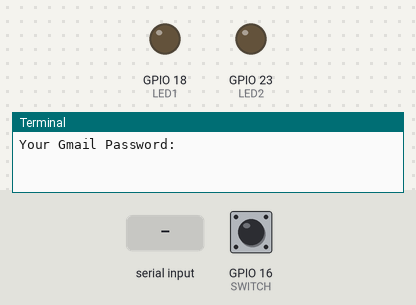
Bench run of a program on a simulated Raspberry Pi (BCM pin numbers). Shown: output pins drawn as LEDs (lit = HIGH), the last lines printed to the terminal. The test bench sets the inputs (shaded band); at power-on: GPIO 16 (SWITCH) LOW.

Above: at 1.2 s.
1.3 s: "1" typed at the terminal, then Enter
At 2.7 s:
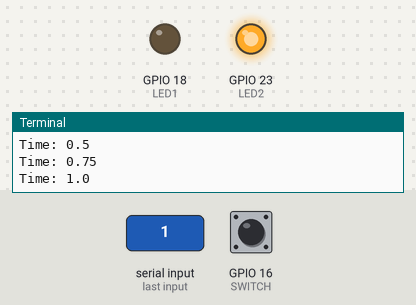
3.0 s: GPIO 16 (SWITCH) pulled HIGH for 3.2 s
At 3.9 s:
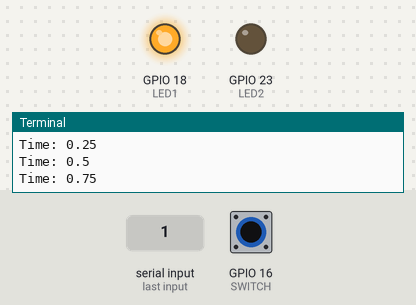
Timing chart, 0 to 7.8 s (numbered marks = the images above; inputs shaded):
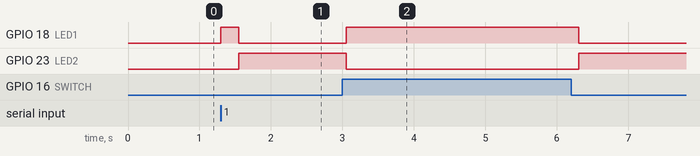

Measured:
- after the input at 1.3 s, GPIO 18 (LED1): LOW → HIGH at once, → LOW 0.25 s later; GPIO 23 (LED2): LOW → HIGH after 0.25 s
- after the input at 3.0 s, GPIO 18 (LED1): LOW → HIGH after 0.05 s, → LOW 3.3 s later; GPIO 23 (LED2): HIGH → LOW after 0.05 s, → HIGH 3.3 s later

The program:

Assignment5.py
```python
import smtplib
from email.mime.text import MIMEText
import datetime
import socket
import time
import getpass

import RPi.GPIO as GPIO

# Account Information
RECIPIENT = 'xxxxxx@gmail.com' 	# Email to send to. (CAN BE ANYTHING)
SENDER = 'xxxxxx@gmail.com' 	# Email to send from. (MUST BE GMAIL)
PASSWORD = ''

def sendSOS():
	print("Sending")
	tries = 0
	while True:
		if (tries > 10):
			exit()
		print str(tries) + "\n"
		try:
			smtpserver = smtplib.SMTP('smtp.gmail.com', 587, timeout=30)
			break
		except Exception as e:
			tries = tries + 1
			time.sleep(1)

	smtpserver.ehlo() 	# Says 'hello' to the server
	smtpserver.starttls() 	# Start TLS encryption
	smtpserver.ehlo()

	smtpserver.login(SENDER, PASSWORD) # Log in to server
	today = datetime.date.today() # Get current time/date

	# Creates the text, subject, 'from', and 'to' of the message.
	msg = MIMEText("Where are you?\n")
	msg['Subject'] = 'SOS %s' % today.strftime('%b %d %Y')
	msg['From'] = SENDER
	msg['To'] = RECIPIENT
	# Sends the message
	smtpserver.sendmail(SENDER, [RECIPIENT], msg.as_string())
	# Closes the smtp server.
	smtpserver.quit()

def driveLEDs(STATE):
	if STATE:
		GPIO.output(LED1, True)
		GPIO.output(LED2, False)
	else:
		GPIO.output(LED1, False)
		GPIO.output(LED2, True)

STATE = True
QUANTUM = 0.25
ELAPSED = 0.0

GPIO.setwarnings(False)
GPIO.setmode(GPIO.BCM)
LED1 = 18 # Green
LED2 = 23 # Red
SWITCH = 16
GPIO.setup(LED1, GPIO.OUT)
GPIO.setup(LED2, GPIO.OUT)
GPIO.setup(SWITCH, GPIO.IN)

PASSWORD = getpass.getpass('Your Gmail Password:')


if __name__ == '__main__':
	try:
		print 'Press Ctrl-C to quit.'
		while True:
			driveLEDs( STATE )
			time.sleep(QUANTUM)
			ELAPSED = ELAPSED + QUANTUM
			print("Time: " + str(ELAPSED))
			if( STATE != GPIO.input(SWITCH) ):
				STATE = GPIO.input(SWITCH)
				ELAPSED = 0
				print("Switching to: " + str(STATE))
			elif (ELAPSED > 30):
				sendSOS()
				ELAPSED = 0
	finally:
		GPIO.cleanup()
```
